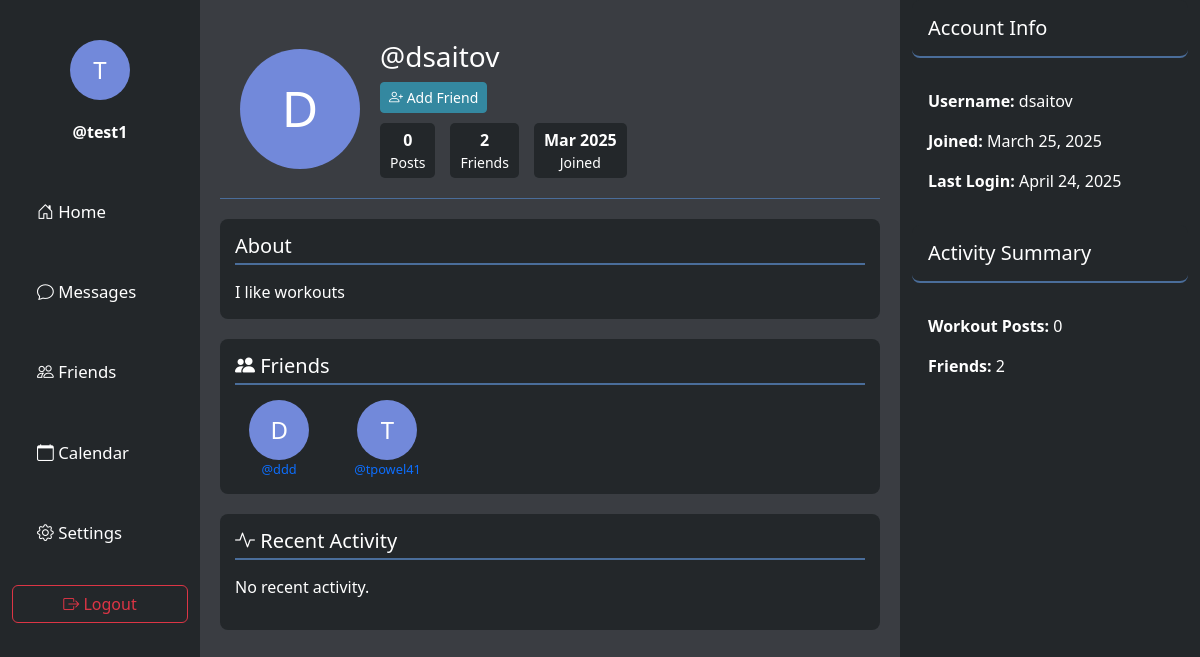
The app's page /profile/dsaitov/ (signed in) with its own data.
### main/models.py (models this page shows)
class User(AbstractUser):
    name = models.CharField(max_length=200, null=True)
    email = models.EmailField(unique=True, null=True)
    bio = models.TextField(null=True)
    avatar = models.ImageField(null=True, default="avatar.svg")
    profile_picture = models.ImageField(upload_to='profile_images/', null=True, blank=True)
    groups = models.ManyToManyField(
        'auth.Group',
        related_name='main_user_set',
        blank=True,
        help_text='The groups this user belongs to.',
        verbose_name='groups',
    )
    user_permissions = models.ManyToManyField(
        'auth.Permission',
        related_name='main_user_set',
        blank=True,
        help_text='Specific permissions for this user.',
        verbose_name='user permissions',
    )
    USERNAME_FIELD = 'email'
    REQUIRED_FIELDS = ['username']  # Username is required for AbstractUser
    class Meta:
        app_label = 'main'
        db_table = 'main_user'

### main/views.py (the view)
# urls.py: path('profile/<str:username>/', views.profile, name='profile'),
def profile(request, username):
    profile_user = get_object_or_404(User, username=username)
    is_friend = False
    friend_request_sent = False
    friend_request_received = False
    if request.method == 'POST' and request.user.is_authenticated and request.user == profile_user:
        if 'bio' in request.POST:
            profile_user.bio = request.POST.get('bio')
            profile_user.save()
            messages.success(request, "Bio updated successfully!")
            return redirect('profile', username=username)
    if request.user.is_authenticated:
        is_friend = Friendship.objects.filter(
            Q(user1=request.user, user2=profile_user) | Q(user1=profile_user, user2=request.user)
        ).exists()
        friend_request_sent = FriendRequest.objects.filter(
            from_user=request.user, to_user=profile_user
        ).exists()
        friend_request_received = FriendRequest.objects.filter(
            from_user=profile_user, to_user=request.user
        ).exists()
    friends = []
    friendships = Friendship.objects.filter(
        Q(user1=profile_user) | Q(user2=profile_user)
    )
    for friendship in friendships:
        if friendship.user1 == profile_user:
            friends.append(friendship.user2)
        else:
            friends.append(friendship.user1)
    context = {
        'profile_user': profile_user,
        'is_friend': is_friend,
        'friend_request_sent': friend_request_sent,
        'friend_request_received': friend_request_received,
        'friends': friends,
    }
    return render(request, 'profile.html', context)

### templates/profile.html (shortened to what this page needs)
<!DOCTYPE html>
<html lang="en">
<head>
    <link href="https://cdn.jsdelivr.net/npm/bootstrap@5.3.0/dist/css/bootstrap.min.css" rel="stylesheet">
    <link rel="stylesheet" href="https://cdn.jsdelivr.net/npm/bootstrap-icons@1.10.0/font/bootstrap-icons.css">
</head>
<body>
    <div class="container-fluid">
        <div class="row">
            <div class="col-2">
                {% include 'partials/sidebar.html' %}
            </div>
            <div class="col-7 center-column">
                <div class="profile-header">
                    <div class="profile-image">
                        {% if profile_user.profile_picture %}
                            <img src="{{ profile_user.profile_picture.url }}" alt="Profile Picture" class="img-thumbnail" style="width: 120px; height: 120px; object-fit: cover; border-radius: 50%;">
                        {% else %}
                            <div class="profile-circle" style="width: 120px; height: 120px; font-size: 50px;">
                                {{ profile_user.username.0|upper }}
                            </div>
                        {% endif %}
                    </div>
                    <div class="profile-info">
                        <h3>@{{ profile_user.username }}</h3>
                        {% if profile_user != request.user and request.user.is_authenticated %}
                            <div class="d-flex gap-2 mt-2">
                                {% if is_friend %}
                                    <a href="{% url 'conversation' username=profile_user.username %}" class="btn btn-primary btn-sm">
                                        <i class="bi bi-chat-dots"></i> Message
                                    </a>
                                    <a href="{% url 'unfriend' username=profile_user.username %}" class="btn btn-outline-danger btn-sm">
                                        <i class="bi bi-person-dash"></i> Unfriend
                                    </a>
                                {% elif friend_request_sent %}
                                    <button class="btn btn-secondary btn-sm" disabled>Friend Request Sent</button>
                                {% else %}
                                    <a href="{% url 'send_friend_request' username=profile_user.username %}" class="btn btn-primary btn-sm">
                                        <i class="bi bi-person-plus"></i> Add Friend
                                    </a>
                                {% endif %}
                            </div>
                        {% endif %}
                        <div class="profile-stats">
                            <div class="stat-item">
                                <div><strong>{{ workout_count|default:"0" }}</strong></div>
                                <div class=" white small">Posts</div>
                            </div>
                            <div class="stat-item">
                                <div><strong>{{ friends|length }}</strong></div>
                                <div class=" white small">Friends</div>
                            </div>
                            <div class="stat-item">
                                <div><strong>{{ profile_user.date_joined|date:"M Y" }}</strong></div>
                                <div class=" white small">Joined</div>
                            </div>
                        </div>
                    </div>
                </div>
                <div class="bio-section">
                    <h5>
                        About
                    </h5>
                    <div id="bio-display" class="bio-text">
                        {% if profile_user.bio %}
                            {{ profile_user.bio }}
                        {% else %}
                            <p class="text-white">No bio available.</p>
                        {% endif %}
                    </div>
                </div>
                <div class="bio-section">
                    <h5><i class="bi bi-people-fill"></i> Friends</h5>
                    <div class="friend-grid">
                        {% if friends %}
                            {% for friend in friends %}
                                <div class="friend-item">
                                    <a href="{% url 'profile' friend.username %}">
                                        {% if friend.profile_picture %}
                                            <img src="{{ friend.profile_picture.url }}" alt="{{ friend.username }}" class="friend-avatar">
                                        {% else %}
                                            <div class="profile-circle" style="width: 60px; height: 60px; font-size: 24px;">
                                                {{ friend.username.0|upper }}
                                            </div>
                                        {% endif %}
                                        <div class="friend-name">@{{ friend.username }}</div>
                                    </a>
                                </div>
                            {% endfor %}
                        {% else %}
                            <p class="text-white">No friends yet.</p>
                        {% endif %}
                    </div>
                </div>
                <div class="bio-section">
                    <h5><i class="bi bi-activity"></i> Recent Activity</h5>
                    <div>
                        {% if workout_requests %}
                            {% for request in workout_requests %}
                                <div class="card mb-3">
                                    <div class="card-body">
                                        <h6 class="card-title">{{ request.body_part }} Workout</h6>
                                        <p class="card-text">
                                            <small class="text-muted">{{ request.date }} at {{ request.time }}</small><br>
                                            Experience level: {{ request.experience_level }}
                                        </p>
                                    </div>
                                </div>
                            {% endfor %}
                        {% else %}
                            <p class="text-white">No recent activity.</p>
                        {% endif %}
                    </div>
                </div>
            </div>
            <div class="col-3 right-column">
                <div class="right-top">
                    <h4 class="p-3">Account Info</h4>
                    <div class="p-3">
                        <p><strong>Username:</strong> {{ profile_user.username }}</p>
                        <p><strong>Joined:</strong> {{ profile_user.date_joined|date:"F d, Y" }}</p>
                        <p><strong>Last Login:</strong> {{ profile_user.last_login|date:"F d, Y" }}</p>
                    </div>
                </div>
                <div class="right-bottom">
                    <h4 class="p-3">Activity Summary</h4>
                    <div class="p-3">
                        <p><strong>Workout Posts:</strong> {{ workout_count|default:"0" }}</p>
                        <p><strong>Friends:</strong> {{ friends|length }}</p>
                    </div>
                </div>
            </div>
        </div>
    </div>
</body>
</html>

### templates/partials/sidebar.html (shortened to what this page needs)
    {% if user.is_authenticated %}
        <div class="profile-section text-center">
            {% if user.profile_picture %}
                <img src="{{ user.profile_picture.url }}" alt="{{ user.username }}" class="profile-picture" style="width: 60px; height: 60px; border-radius: 50%; object-fit: cover;">
            {% else %}
                <div class="profile-circle">
                    <a href="{% url 'profile' user.username %}">{{ user.username.0|upper }}</a>
                </div>
            {% endif %}
            <div class="username-section fw-semibold"><a href="{% url 'profile' user.username %}">@{{ user.username }}</a></div>
        </div>
        <ul class="nav flex-column">
            <li class="nav-item">
                <a href="{% url 'index' %}" class="nav-link {% if request.path == '/' %}active{% endif %}">
                    <i class="bi bi-house-door"></i> Home
                </a>
            </li>
            <li class="nav-item">
                <a href="{% url 'inbox' %}" class="nav-link {% if 'inbox' in request.path or 'conversation' in request.path %}active{% endif %}">
                    <i class="bi bi-chat"></i> Messages
                </a>
            </li>
            <li class="nav-item">
                <a href="{% url 'friend_list' %}" class="nav-link {% if 'friends' in request.path %}active{% endif %}">
                    <i class="bi bi-people"></i> Friends
                </a>
            </li>
            <li class="nav-item">
                <a href="{% url 'calendar' %}" class="nav-link {% if 'calendar' in request.path %}active{% endif %}">
                    <i class="bi bi-calendar"></i> Calendar
                </a>
            </li>
            <li class="nav-item">
                <a href="{% url 'settings' %}" class="nav-link {% if 'settings' in request.path %}active{% endif %}">
                    <i class="bi bi-gear"></i> Settings
                </a>
            </li>
        </ul>
        <div class="logout-button text-center">
            <a href="{% url 'logout' %}" class="btn btn-outline-danger w-100">
                <i class="bi bi-box-arrow-right"></i> Logout
            </a>
        </div>
    {% endif %}

### templates/profile.html (style rules this page uses)
body { background-color: #2C2F33; color: #ffffff; }
.center-column { background-color: #3A3D42; color: #ffffff; min-height: 100vh; padding: 20px; }
.right-column { background-color: #23272A; color: #ffffff; min-height: 100vh; }
.profile-header { display: flex; align-items: center; margin-bottom: 20px; padding: 20px; border-bottom: 1px solid #4A6D9A; }
.profile-image { margin-right: 20px; }
.profile-info { flex-grow: 1; }
.profile-stats { display: flex; gap: 15px; margin-top: 10px; }
.stat-item { text-align: center; padding: 5px 10px; border-radius: 5px; background-color: #23272A; }
.bio-section, .p-3 h5, .right-top h4, .right-bottom h4 { background-color: #23272A; color: #ffffff; border-radius: 8px; padding: 15px; margin-bottom: 20px; }
.bio-section h5, .p-3 h5, .right-top h4, .right-bottom h4 { font-size: 1.25rem; border-bottom: 2px solid #4A6D9A; padding-bottom: 5px; margin-bottom: 15px; }
.bio-text, .p-3 p, .right-top p, .right-bottom p { color: #ffffff; }
.friend-grid { display: grid; grid-template-columns: repeat(auto-fill, minmax(80px, 1fr)); gap: 20px; margin-top: 15px; }
.friend-item { display: flex; flex-direction: column; align-items: center; text-align: center; }
.friend-item a { text-decoration: none; }
.friend-name { font-size: 0.8rem; width: 100%; overflow: hidden; text-overflow: ellipsis; white-space: nowrap; }
.btn-primary { background-color: #3488A0; border-color: #3488A0; }

### templates/partials/sidebar.html (style rules this page uses)
body { background-color: #23272A; }
.nav-link { color: #ffffff; padding: 15px 25px; display: block; transition: background-color 0.2s, color 0.2s; margin-bottom: 25px; border-radius: 8px; font-size: 1.2rem; }
.nav-link { font-size: calc(1.2rem - 0.2vw); }
.profile-circle { background-color: #7289DA; color: white; border-radius: 50%; display: flex; align-items: center; justify-content: center; font-size: 1.5rem; width: 60px; height: 60px; margin: 0 auto; }
.profile-circle a { color: white; text-decoration: none; }
.profile-section { margin-top: 40px; margin-bottom: 40px; }
.username-section { margin-top: 20px; }
.username-section a { color: white; text-decoration: none; }

### records on screen
User: username.0 "T", username "test1"
User: username.0 "D", username "dsaitov", date_joined "Mar 2025", bio "I like workouts", date_joined "March 25, 2025", last_login "April 24, 2025"
User: username.0 "D", username "ddd"
User: username.0 "T", username "tpowel41"

### other values on screen
{{ workout_count|default:"0" }} "0"
{{ friends|length }} "2"
